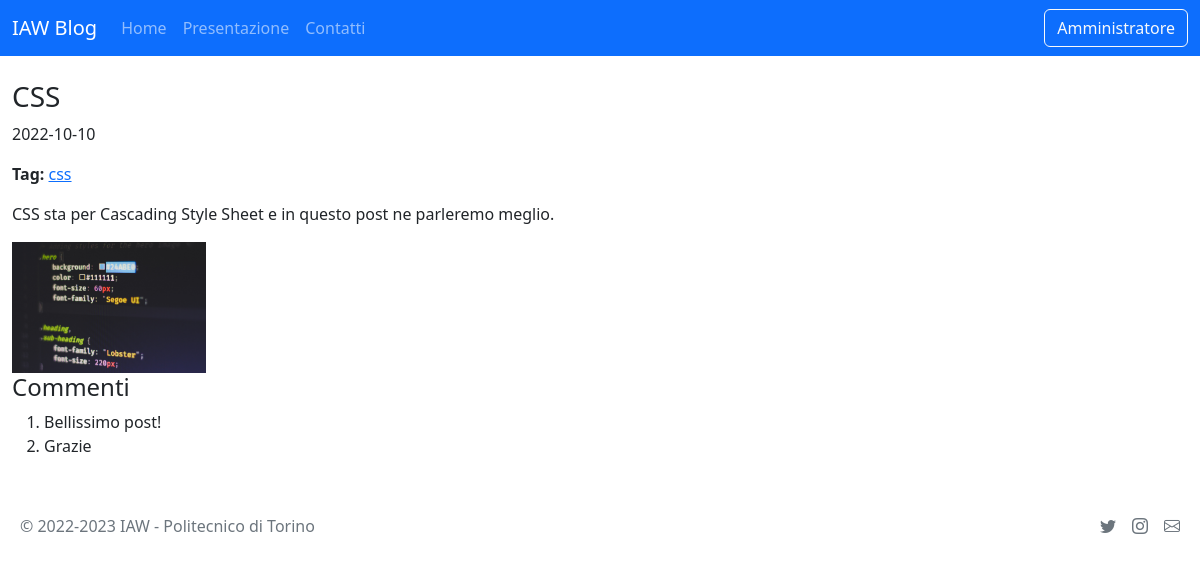
/posts/1, run on the app's committed database.
### tables this page shows
CREATE TABLE "posts" (
	"id"	INTEGER,
	"title"	TEXT NOT NULL,
	"date"	TEXT NOT NULL,
	"tag"	TEXT,
	"content"	TEXT NOT NULL,
	"user_id"	INTEGER NOT NULL,
	PRIMARY KEY("id" AUTOINCREMENT),
	FOREIGN KEY("user_id") REFERENCES "users"("id")
);

CREATE TABLE "comments" (
	"id"	INTEGER,
	"content"	TEXT NOT NULL,
	"post_id"	INTEGER NOT NULL,
	PRIMARY KEY("id" AUTOINCREMENT)
);

### app.py (the view)
@app.route('/posts/<int:id>')
def single_post(id):
  post = posts_dao.get_post(id)
  comments = posts_dao.get_comments(id)
  return render_template('single.html', post=post, comments=comments)

### posts_dao.py (called while the page is built)
def get_post(id):
  conn = sqlite3.connect('db/blog.db')
  conn.row_factory = sqlite3.Row
  cursor = conn.cursor()
  sql = 'SELECT * FROM posts WHERE id = ?'
  cursor.execute(sql, (id,))
  post = cursor.fetchone()
  cursor.close()
  conn.close()
  return post

def get_comments(id):
  conn = sqlite3.connect('db/blog.db')
  conn.row_factory = sqlite3.Row
  cursor = conn.cursor()
  sql = 'SELECT content FROM comments WHERE post_id = ?'
  cursor.execute(sql, (id,))
  comments = cursor.fetchall()
  cursor.close()
  conn.close()
  return comments

### templates/single.html (shortened to what this page needs)
{% extends "base.html" %}
{% block content %}
  <article>
    <h3>{{post.title}}</h3>
    <p>{{post.date}}</p>
    <p><strong>Tag:</strong> <a href="#">{{post.tag}}</a></p>
    <p>{{post.content}}</p>
    <img class="post-img" src="{{ url_for('static', filename=post.title.lower()+'.jpg') }}" alt="Foto da unsplash sul {{post.title}}">
    {% if comments | length > 0 %}
    <h4>Commenti</h4>
    <ol>
      {% for comment in comments %}
        <li>{{comment.content}}</li>
      {% endfor %}
    </ol>
    {% endif %}
  </article>
{% endblock %}

### static/style.css (style rules this page uses)
.post-img { width: 25%; }

### data on the page
posts: title "CSS", date "2022-10-10", tag "css", content "CSS sta per Cascading Style Sheet e in questo post ne parleremo meglio."
comments: content "Bellissimo post!"
comments: content "Grazie"
